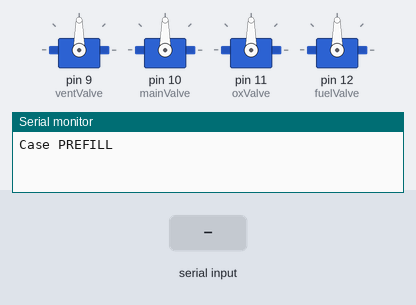
This sketch was run on a simulated Arduino Uno, built with avr-gcc and run on an emulated ATmega328P. Shown: 4 × servo, the last lines printed to the serial monitor. Inputs (shaded band) come from the test bench.

Above: at 1.2 s.
1.3 s: "6" received over Serial
At 2.5 s:
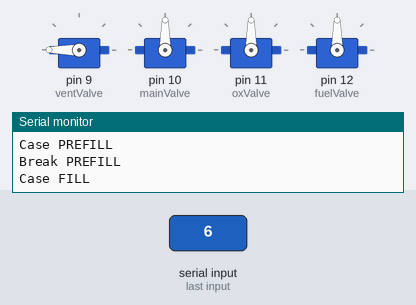
2.8 s: "7" received over Serial
At 4.0 s:
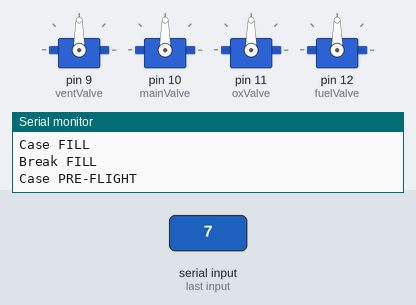
4.3 s: "8" received over Serial
At 15.2 s:
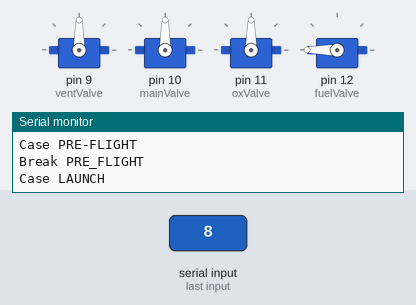
Timing chart, 0 to 25.8 s (numbered marks = the images above; inputs shaded):
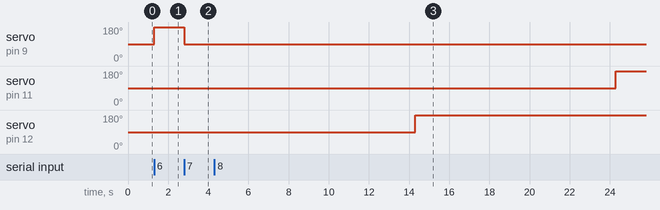

Measured:
- after the input at 1.3 s, servo on pin 9 (ventValve): 90° → 180° at once
- after the input at 2.8 s, servo on pin 9 (ventValve): 180° → 90° at once
- after the input at 4.3 s, servo on pin 11 (oxValve): 90° → 180° after 20.0 s; servo on pin 12 (fuelValve): 90° → 180° after 10.0 s

The sketch:

Hotfire_Software.ino
```cpp
#include <Servo.h>
//include other libraries

int state;

#define PREFILL  1
#define FILL  2
#define PRE_FLIGHT  3
#define LAUNCH  4
#define SHUTDOWN  5
#define OPEN  180
#define CLOSED  90

// Arbitrary numbers for GSE serial input tests
char serialData;
#define FILL_START 6
#define FILL_STOP 7
#define GO 8
#define STOP 9


Servo oxValve;
Servo fuelValve;
Servo ventValve;
Servo mainValve;


//Code to set up servos and stuff here
void setup() {
  ventValve.attach(9);
  mainValve.attach(10);
  oxValve.attach(11);
  fuelValve.attach(12);

  state = PREFILL;
  Serial.begin(9600);
}

void loop(){
 // flightState(int state)

  {
    switch(state)
    {
      case PREFILL:

        // Print a line to serial to show it is in case PREFILL
      Serial.println("Case PREFILL");

        // intialize(); //initialize
        //Self-test sensors
        //self-test valves


        while(state == PREFILL)
        {
          //send diagnostic telemetry

          //if(Fill start command received from GSE)

          // serial input to test code
            if(Serial.available())
              {
               serialData = Serial.read();

               if(serialData == '6')
                 {
                    Serial.println("Break PREFILL");
                    state= FILL;
                    break;
                  }
              }
        }

        break;

      case FILL:
        // Print a line to serial to show it is in case FILL
        Serial.println("Case FILL");

        ventValve.write(OPEN); //open vent valves
        mainValve.write(CLOSED); //close main valves


        while (state == FILL)
        {
          //monitor pressures/temperatures
          //check measurements against redlines

          //if(fill stop command received from GSE)

            if(Serial.available())
              {
               serialData = Serial.read();

               if(serialData == '7')
                 {
                    Serial.println("Break FILL");
                    state= PRE_FLIGHT;
                    break;
                  }
              }
        }
        break;

      case PRE_FLIGHT:
       // Print a line to serial to show it is in case PRE-FLIGHT
      Serial.println("Case PRE-FLIGHT");

        ventValve.write(CLOSED); //close vent valves
        //self-test sensors
        //self-test valves

        while (state == PRE_FLIGHT)
        {
          //monitor pressures/temperatures
          //check measurements against bluelines and redlines

          //if(blue lines good && go command received)
              if(Serial.available())
              {
               serialData = Serial.read();

               if(serialData == '8')
                 {
                    Serial.println("Break PRE_FLIGHT");
                    state= LAUNCH;
                    break;
                  }
              }
        }
        break;

      case LAUNCH:
      // Print a line to serial to show it is in case LAUNCH
      Serial.println("Case LAUNCH");

        //arm igniter
        //start countdown
        //send ignite command to GSE


        delay(10000); //wasn't sure if delays came before or after so I did both
        fuelValve.write(OPEN); //Open fuel valves (delay)
        delay(10000);
        oxValve.write(OPEN); //Open ox valves (delay)
        delay(10000);

        while (state == LAUNCH)
       {
          //monitor pressures/temperatures
          //check measurements against redlines

         //if(specified time after ignition has elapsed)
         if (1==1) // left this as 1==1 just so it compiles, add in if the time has elapsed later
         {
          // timing
          Serial.println("Break LAUNCH");
          state = SHUTDOWN;
          break;
         }
       }
       break;

     case SHUTDOWN:
      // Print a line to serial to show it is in case SHUTDOWN
      Serial.println("Case SHUTDOWN");

        oxValve.write(CLOSED); //close ox valves
        delay(10000); //arbitrary guess?
        fuelValve.write(CLOSED); //close fuel valves
        ventValve.write(OPEN); //open vent valves

        while (state == SHUTDOWN)
        {
          //monitor pressures/temperatures
          //check measurements against redlines

          //if(power removed or reset command sent)
            if(Serial.available())
              {
               serialData = Serial.read();

               if(serialData == '9')
                 {
                    Serial.println("Break SHUTDOWN");
                    state = 0;
                    break;
                  }
              }
        }
        break;

      default:
      // Print a line to serial to show it is in case PREFILL
      Serial.println("Case DEFAULT");
      break;

    }
  }
}
// test
// kyleTest
// test via brendan
```
